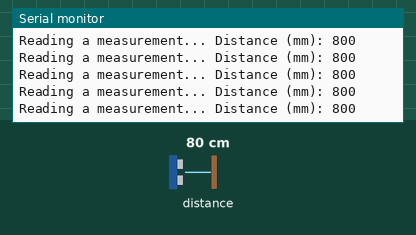
Simulated run of this sketch. Board: Arduino Zero (SAMD21). Shown: the last lines printed to the serial monitor. Inputs (shaded band) come from the test bench; at power-on: distance to the obstacle 80 cm.

Above: at 1.2 s.
1.3 s: distance to the obstacle set to 2 cm
At 1.47 s:
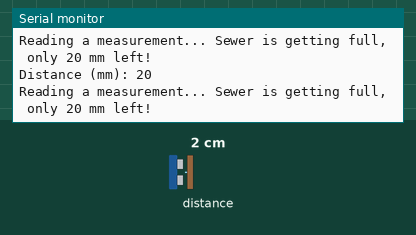
2.8 s: distance to the obstacle set to 250 cm
At 2.93 s:
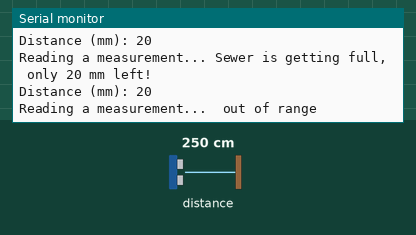

Measured:
- after the input at 1.3 s, the serial monitor: prints a new line at once (image 1)
- after the input at 2.8 s, the serial monitor: prints a new line at once (image 2)

The sketch:

vl53l0x.ino
```cpp
#include "Adafruit_VL53L0X.h"
//First version of TimeOfFlight Part for the watersense project.
Adafruit_VL53L0X lox = Adafruit_VL53L0X();
#define Serial SerialUSB

void setup() {
  Serial.begin(9600);

  // wait until serial port opens for native USB devices
  while (! Serial) {
    delay(1);
  }

  Serial.println("Adafruit VL53L0X test");
  if (!lox.begin()) {
    Serial.println(F("Failed to boot VL53L0X"));
    while(1);
  }
  // power
  Serial.println(F("VL53L0X API Simple Ranging example\n\n"));
}


void loop() {
  VL53L0X_RangingMeasurementData_t measure;

  Serial.print("Reading a measurement... ");
  lox.rangingTest(&measure, false); // pass in 'true' to get debug data printout!

  if (measure.RangeStatus != 4) {  // phase failures have incorrect data
    if (measure.RangeMilliMeter < 80 && measure.RangeMilliMeter != 0 ){ // 0 means no proper data beacuse there is no reflection within range
      Serial.print("Sewer is getting full, only ");Serial.print(measure.RangeMilliMeter); Serial.println(" mm left!");
    }
    Serial.print("Distance (mm): "); Serial.println(measure.RangeMilliMeter);
  } else {
    Serial.println(" out of range ");
  }

  delay(100);
}
```
